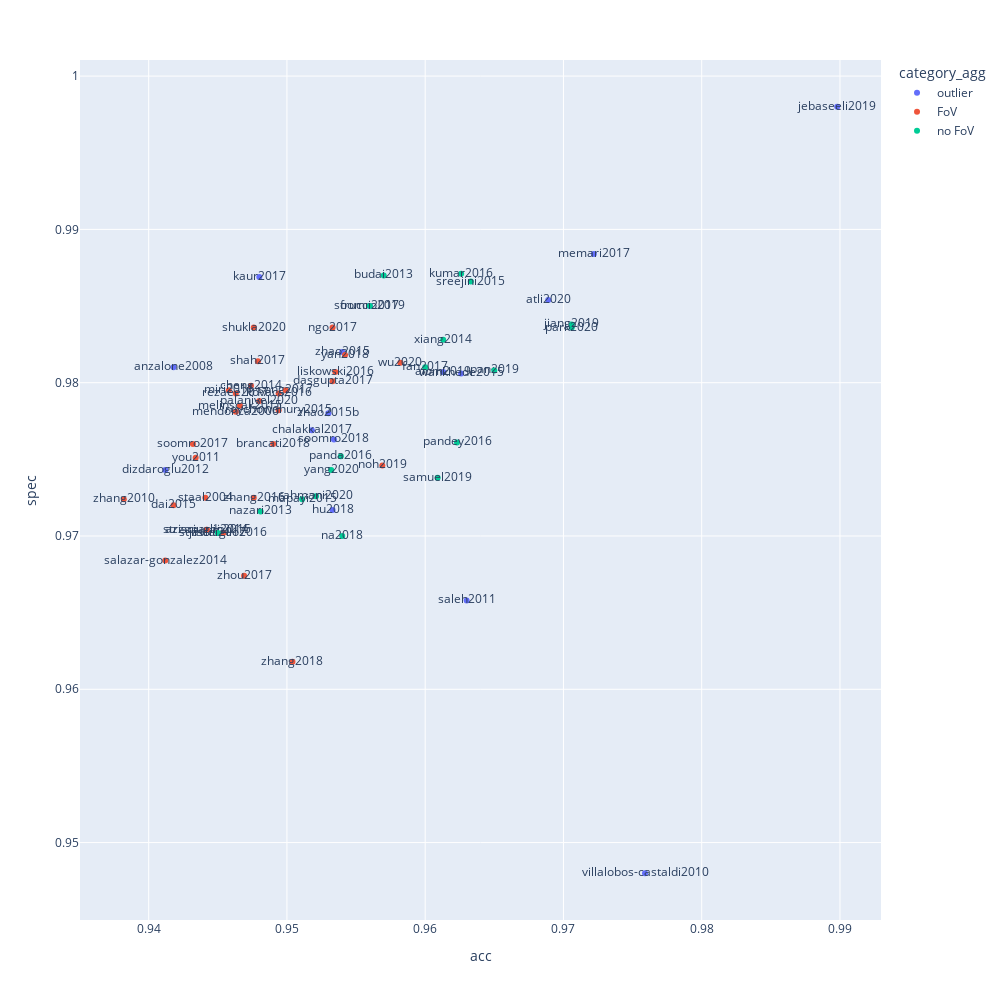

Write notebook code for a chart like this one.
### Code cell
px.scatter(reduced[reduced['category_agg'].notnull()], x='acc', y='spec', text='key', color='category_agg', width=1000, height=1000)

### Figure 1 — Plotly figure (JSON) as saved in the notebook; plotly's stock layout.template omitted (floating-point values rounded to 4 significant figures)
{"data": [{"hovertemplate": "category_agg=outlier<br>acc=%{x}<br>spec=%{y}<br>key=%{text}<extra></extra>", "legendgroup": "outlier", "marker": {"color": "#636efa", "symbol": "circle"}, "mode": "markers+text", "name": "outlier", "orientation": "v", "showlegend": true, "text": ["alom2019", "anzalone2008", "chalakkal2017", "dizdaroglu2012", "hu2018", "jebaseeli2019", "kaur2017", "memari2017", "saleh2011", "soomro2018", "soomro2019", "villalobos-castaldi2010", "wankhede2015", "zhao2015", "zhao2015b", "atli2020"], "type": "scatter", "x": [0.9613, 0.9418, 0.9518, 0.9412, 0.9533, 0.9898, 0.948, 0.9722, 0.963, 0.9534, 0.956, 0.9759, 0.9626, 0.954, 0.953, 0.9689], "xaxis": "x", "y": [0.9807, 0.981, 0.9769, 0.9743, 0.9717, 0.998, 0.9869, 0.9884, 0.9658, 0.9763, 0.985, 0.948, 0.9806, 0.982, 0.978, 0.9854], "yaxis": "y"}, {"hovertemplate": "category_agg=FoV<br>acc=%{x}<br>spec=%{y}<br>key=%{text}<extra></extra>", "legendgroup": "FoV", "marker": {"color": "#EF553B", "symbol": "circle"}, "mode": "markers+text", "name": "FoV", "orientation": "v", "showlegend": true, "text": ["azzopardi2014", "brancati2018", "cheng2014", "dai2015", "dasgupta2017", "kovacs2016", "liskowski2016", "melinscak2015", "mendonca2006", "miri2011", "ngo2017", "noh2019", "palanivel2020", "rezaee2017", "roychowdhury2015", "salazar-gonzalez2014", "shah2017", "shukla2020", "song2017", "soomro2017", "staal2004", "strisciuglio2015", "strisciuglio2016", "wu2020", "yan2018", "you2011", "zhang2010", "zhang2016", "zhang2018", "zhou2017"], "type": "scatter", "x": [0.9442, 0.949, 0.9474, 0.9418, 0.9533, 0.9494, 0.9535, 0.9466, 0.9463, 0.9458, 0.9533, 0.9569, 0.948, 0.9463, 0.9494, 0.9412, 0.9479, 0.9476, 0.9499, 0.9432, 0.9441, 0.9442, 0.9454, 0.9582, 0.9542, 0.9434, 0.9382, 0.9476, 0.9504, 0.9469], "xaxis": "x", "y": [0.9704, 0.976, 0.9798, 0.972, 0.9801, 0.9793, 0.9807, 0.9785, 0.9781, 0.9795, 0.9836, 0.9746, 0.9788, 0.9793, 0.9782, 0.9684, 0.9814, 0.9836, 0.9795, 0.976, 0.9725, 0.9704, 0.9702, 0.9813, 0.9818, 0.9751, 0.9724, 0.9725, 0.9618, 0.9674], "yaxis": "y"}, {"hovertemplate": "category_agg=no FoV<br>acc=%{x}<br>spec=%{y}<br>key=%{text}<extra></extra>", "legendgroup": "no FoV", "marker": {"color": "#00cc96", "symbol": "circle"}, "mode": "markers+text", "name": "no FoV", "orientation": "v", "showlegend": true, "text": ["budai2013", "fan2017", "frucci2017", "javidi2017", "jiang2019", "kumar2016", "mapayi2015", "nazari2013", "pan2019", "panda2016", "pandey2016", "park2020", "samuel2019", "sreejini2015", "xiang2014", "yang2020", "na2018", "rahmani2020"], "type": "scatter", "x": [0.957, 0.96, 0.956, 0.945, 0.9706, 0.9626, 0.9511, 0.9481, 0.965, 0.9539, 0.9623, 0.9706, 0.9609, 0.9633, 0.9613, 0.9532, 0.954, 0.9521], "xaxis": "x", "y": [0.987, 0.981, 0.985, 0.9702, 0.9838, 0.9871, 0.9724, 0.9716, 0.9808, 0.9752, 0.9761, 0.9836, 0.9738, 0.9866, 0.9828, 0.9743, 0.97, 0.9726], "yaxis": "y"}], "layout": {"height": 1000, "legend": {"title": {"text": "category_agg"}, "tracegroupgap": 0}, "margin": {"t": 60}, "width": 1000, "xaxis": {"anchor": "y", "domain": [0, 1], "title": {"text": "acc"}}, "yaxis": {"anchor": "x", "domain": [0, 1], "title": {"text": "spec"}}}}
